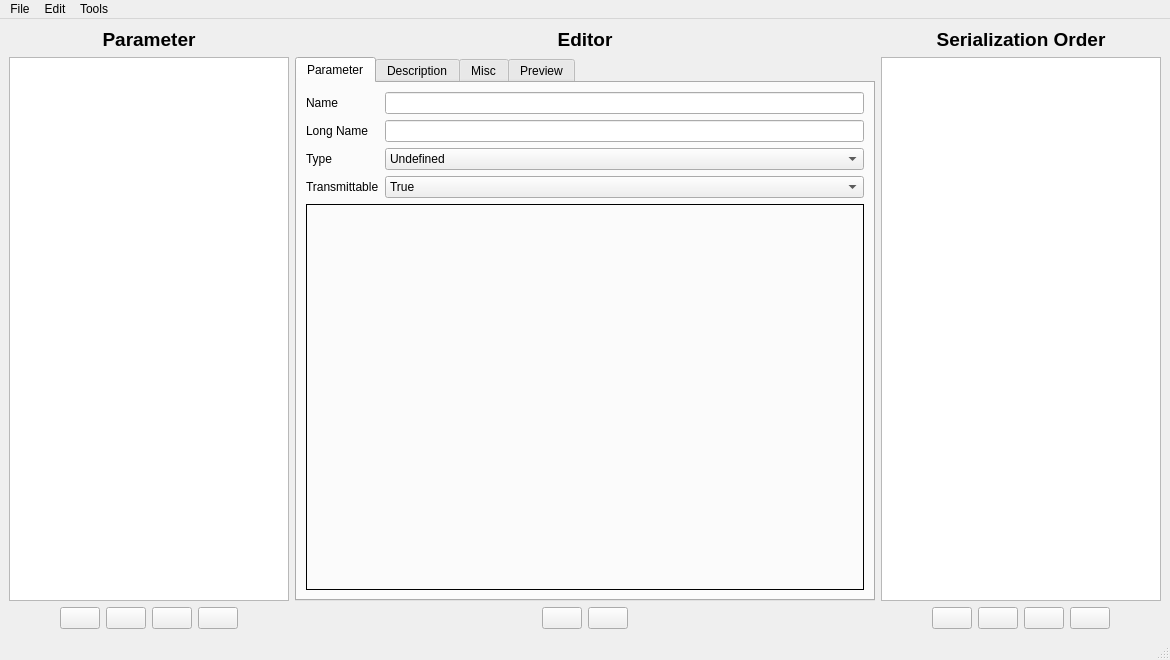
<?xml version="1.0" encoding="UTF-8"?>
<ui version="4.0">
 <class>ParameterEditor</class>
 <widget class="QMainWindow" name="ParameterEditor">
  <property name="geometry">
   <rect>
    <x>0</x>
    <y>0</y>
    <width>1170</width>
    <height>660</height>
   </rect>
  </property>
  <property name="windowTitle">
   <string>MaxkGo-BMS Parameter Editor</string>
  </property>
  <property name="windowIcon">
   <iconset resource="res.qrc">
    <normaloff>:/res/icons/Horizontal Settings Mixer-96.png</normaloff>:/res/icons/Horizontal Settings Mixer-96.png</iconset>
  </property>
  <widget class="QWidget" name="centralwidget">
   <layout class="QHBoxLayout" name="horizontalLayout_6" stretch="0,1,0">
    <item>
     <layout class="QVBoxLayout" name="verticalLayout_2">
      <item>
       <widget class="QLabel" name="label">
        <property name="text">
         <string>&lt;html&gt;&lt;head/&gt;&lt;body&gt;&lt;p&gt;&lt;span style=&quot; font-size:14pt; font-weight:600;&quot;&gt;Parameter&lt;/span&gt;&lt;/p&gt;&lt;/body&gt;&lt;/html&gt;</string>
        </property>
        <property name="alignment">
         <set>Qt::AlignCenter</set>
        </property>
       </widget>
      </item>
      <item>
       <widget class="QListWidget" name="paramList">
        <property name="minimumSize">
         <size>
          <width>280</width>
          <height>0</height>
         </size>
        </property>
        <property name="maximumSize">
         <size>
          <width>280</width>
          <height>16777215</height>
         </size>
        </property>
       </widget>
      </item>
      <item>
       <layout class="QHBoxLayout" name="horizontalLayout">
        <item>
         <spacer name="horizontalSpacer_3">
          <property name="orientation">
           <enum>Qt::Horizontal</enum>
          </property>
          <property name="sizeHint" stdset="0">
           <size>
            <width>40</width>
            <height>20</height>
           </size>
          </property>
         </spacer>
        </item>
        <item>
         <widget class="QPushButton" name="paramRemoveButton">
          <property name="toolTip">
           <string>Delete</string>
          </property>
          <property name="text">
           <string/>
          </property>
          <property name="icon">
           <iconset resource="res.qrc">
            <normaloff>:/res/icons/Delete-96.png</normaloff>:/res/icons/Delete-96.png</iconset>
          </property>
         </widget>
        </item>
        <item>
         <widget class="QPushButton" name="paramDownButton">
          <property name="toolTip">
           <string>Move down</string>
          </property>
          <property name="text">
           <string/>
          </property>
          <property name="icon">
           <iconset resource="res.qrc">
            <normaloff>:/res/icons/Down-96.png</normaloff>:/res/icons/Down-96.png</iconset>
          </property>
         </widget>
        </item>
        <item>
         <widget class="QPushButton" name="paramUpButton">
          <property name="toolTip">
           <string>Move up</string>
          </property>
          <property name="text">
           <string/>
          </property>
          <property name="icon">
           <iconset resource="res.qrc">
            <normaloff>:/res/icons/Up-96.png</normaloff>:/res/icons/Up-96.png</iconset>
          </property>
         </widget>
        </item>
        <item>
         <widget class="QPushButton" name="paramOpenButton">
          <property name="toolTip">
           <string>Open in editor</string>
          </property>
          <property name="text">
           <string/>
          </property>
          <property name="icon">
           <iconset resource="res.qrc">
            <normaloff>:/res/icons/Open Folder-96.png</normaloff>:/res/icons/Open Folder-96.png</iconset>
          </property>
         </widget>
        </item>
        <item>
         <spacer name="horizontalSpacer_4">
          <property name="orientation">
           <enum>Qt::Horizontal</enum>
          </property>
          <property name="sizeHint" stdset="0">
           <size>
            <width>40</width>
            <height>20</height>
           </size>
          </property>
         </spacer>
        </item>
       </layout>
      </item>
     </layout>
    </item>
    <item>
     <layout class="QVBoxLayout" name="verticalLayout_7">
      <item>
       <widget class="QLabel" name="label_16">
        <property name="text">
         <string>&lt;html&gt;&lt;head/&gt;&lt;body&gt;&lt;p&gt;&lt;span style=&quot; font-size:14pt; font-weight:600;&quot;&gt;Editor&lt;/span&gt;&lt;/p&gt;&lt;/body&gt;&lt;/html&gt;</string>
        </property>
        <property name="alignment">
         <set>Qt::AlignCenter</set>
        </property>
       </widget>
      </item>
      <item>
       <widget class="QTabWidget" name="tabWidget">
        <property name="currentIndex">
         <number>0</number>
        </property>
        <widget class="QWidget" name="tab">
         <attribute name="title">
          <string>Parameter</string>
         </attribute>
         <layout class="QVBoxLayout" name="verticalLayout_6">
          <item>
           <layout class="QGridLayout" name="gridLayout">
            <item row="2" column="0">
             <widget class="QLabel" name="label_5">
              <property name="text">
               <string>Type</string>
              </property>
             </widget>
            </item>
            <item row="1" column="0">
             <widget class="QLabel" name="label_4">
              <property name="text">
               <string>Long Name</string>
              </property>
             </widget>
            </item>
            <item row="1" column="1">
             <widget class="QLineEdit" name="longNameEdit"/>
            </item>
            <item row="0" column="1">
             <widget class="QLineEdit" name="nameEdit"/>
            </item>
            <item row="2" column="1">
             <widget class="QComboBox" name="typeBox">
              <item>
               <property name="text">
                <string>Undefined</string>
               </property>
              </item>
              <item>
               <property name="text">
                <string>Double</string>
               </property>
              </item>
              <item>
               <property name="text">
                <string>Int</string>
               </property>
              </item>
              <item>
               <property name="text">
                <string>String</string>
               </property>
              </item>
              <item>
               <property name="text">
                <string>Enum</string>
               </property>
              </item>
              <item>
               <property name="text">
                <string>Bool</string>
               </property>
              </item>
             </widget>
            </item>
            <item row="0" column="0">
             <widget class="QLabel" name="label_3">
              <property name="text">
               <string>Name</string>
              </property>
             </widget>
            </item>
            <item row="3" column="0">
             <widget class="QLabel" name="label_13">
              <property name="text">
               <string>Transmittable</string>
              </property>
             </widget>
            </item>
            <item row="3" column="1">
             <widget class="QComboBox" name="transmittableBox">
              <item>
               <property name="text">
                <string>True</string>
               </property>
              </item>
              <item>
               <property name="text">
                <string>False</string>
               </property>
              </item>
             </widget>
            </item>
           </layout>
          </item>
          <item>
           <widget class="QStackedWidget" name="stackedWidget">
            <property name="frameShape">
             <enum>QFrame::Box</enum>
            </property>
            <property name="currentIndex">
             <number>0</number>
            </property>
            <widget class="QWidget" name="page_2"/>
            <widget class="QWidget" name="page">
             <layout class="QVBoxLayout" name="verticalLayout_4">
              <item>
               <layout class="QGridLayout" name="gridLayout_2" columnstretch="0,0,0,0">
                <item row="5" column="0">
                 <widget class="QLabel" name="label_27">
                  <property name="text">
                   <string>Editor Decimals</string>
                  </property>
                 </widget>
                </item>
                <item row="1" column="1" colspan="3">
                 <widget class="QDoubleSpinBox" name="doubleMaxBox">
                  <property name="decimals">
                   <number>8</number>
                  </property>
                  <property name="minimum">
                   <double>-100000000000.000000000000000</double>
                  </property>
                  <property name="maximum">
                   <double>100000000000.000000000000000</double>
                  </property>
                  <property name="value">
                   <double>100.000000000000000</double>
                  </property>
                 </widget>
                </item>
                <item row="0" column="0">
                 <widget class="QLabel" name="label_6">
                  <property name="text">
                   <string>Default Value</string>
                  </property>
                 </widget>
                </item>
                <item row="1" column="0">
                 <widget class="QLabel" name="label_7">
                  <property name="text">
                   <string>Maximum Value</string>
                  </property>
                 </widget>
                </item>
                <item row="0" column="1" colspan="3">
                 <widget class="QDoubleSpinBox" name="doubleValBox">
                  <property name="decimals">
                   <number>8</number>
                  </property>
                  <property name="minimum">
                   <double>-10000000000.000000000000000</double>
                  </property>
                  <property name="maximum">
                   <double>10000000000.000000000000000</double>
                  </property>
                  <property name="value">
                   <double>0.000000000000000</double>
                  </property>
                 </widget>
                </item>
                <item row="7" column="1" colspan="3">
                 <widget class="QComboBox" name="doubleTxTypeBox">
                  <property name="currentIndex">
                   <number>0</number>
                  </property>
                  <item>
                   <property name="text">
                    <string>DOUBLE_16</string>
                   </property>
                  </item>
                  <item>
                   <property name="text">
                    <string>DOUBLE_32</string>
                   </property>
                  </item>
                  <item>
                   <property name="text">
                    <string>DOUBLE_32_AUTO</string>
                   </property>
                  </item>
                 </widget>
                </item>
                <item row="2" column="1" colspan="3">
                 <widget class="QDoubleSpinBox" name="doubleMinBox">
                  <property name="decimals">
                   <number>8</number>
                  </property>
                  <property name="minimum">
                   <double>-100000000000.000000000000000</double>
                  </property>
                  <property name="maximum">
                   <double>100000000000.000000000000000</double>
                  </property>
                  <property name="value">
                   <double>-100.000000000000000</double>
                  </property>
                 </widget>
                </item>
                <item row="6" column="1" colspan="3">
                 <widget class="QLineEdit" name="doubleSuffixEdit"/>
                </item>
                <item row="8" column="1">
                 <widget class="QDoubleSpinBox" name="doubleTxScaleBaseBox">
                  <property name="value">
                   <double>1.000000000000000</double>
                  </property>
                 </widget>
                </item>
                <item row="4" column="0">
                 <widget class="QLabel" name="label_10">
                  <property name="text">
                   <string>Editor Scale</string>
                  </property>
                 </widget>
                </item>
                <item row="7" column="0">
                 <widget class="QLabel" name="label_12">
                  <property name="text">
                   <string>TX Type</string>
                  </property>
                 </widget>
                </item>
                <item row="8" column="0">
                 <widget class="QLabel" name="doubleTxScaleLabel">
                  <property name="text">
                   <string>TX  Scale</string>
                  </property>
                 </widget>
                </item>
                <item row="8" column="2">
                 <widget class="QLabel" name="doubleTxScaleExpLabel">
                  <property name="sizePolicy">
                   <sizepolicy hsizetype="Fixed" vsizetype="Preferred">
                    <horstretch>0</horstretch>
                    <verstretch>0</verstretch>
                   </sizepolicy>
                  </property>
                  <property name="text">
                   <string>x 10^</string>
                  </property>
                 </widget>
                </item>
                <item row="8" column="3">
                 <widget class="QDoubleSpinBox" name="doubleTxScaleExpBox">
                  <property name="decimals">
                   <number>0</number>
                  </property>
                  <property name="minimum">
                   <double>-99.000000000000000</double>
                  </property>
                  <property name="maximum">
                   <double>99.000000000000000</double>
                  </property>
                 </widget>
                </item>
                <item row="3" column="0">
                 <widget class="QLabel" name="label_9">
                  <property name="text">
                   <string>Editor Step</string>
                  </property>
                 </widget>
                </item>
                <item row="2" column="0">
                 <widget class="QLabel" name="label_8">
                  <property name="text">
                   <string>Minimum Value</string>
                  </property>
                 </widget>
                </item>
                <item row="6" column="0">
                 <widget class="QLabel" name="label_11">
                  <property name="text">
                   <string>Suffix</string>
                  </property>
                 </widget>
                </item>
                <item row="4" column="1">
                 <widget class="QDoubleSpinBox" name="doubleEditorScaleBox">
                  <property name="decimals">
                   <number>8</number>
                  </property>
                  <property name="maximum">
                   <double>100000000.000000000000000</double>
                  </property>
                  <property name="value">
                   <double>1.000000000000000</double>
                  </property>
                 </widget>
                </item>
                <item row="4" column="2" colspan="2">
                 <widget class="QCheckBox" name="doubleEditPercentageBox">
                  <property name="text">
                   <string>Edit as Percentage</string>
                  </property>
                 </widget>
                </item>
                <item row="3" column="1">
                 <widget class="QDoubleSpinBox" name="doubleStep">
                  <property name="decimals">
                   <number>8</number>
                  </property>
                  <property name="maximum">
                   <double>100000000.000000000000000</double>
                  </property>
                  <property name="value">
                   <double>1.000000000000000</double>
                  </property>
                 </widget>
                </item>
                <item row="3" column="2" colspan="2">
                 <widget class="QCheckBox" name="doubleShowDisplayBox">
                  <property name="text">
                   <string>Show Display</string>
                  </property>
                 </widget>
                </item>
                <item row="5" column="1" colspan="3">
                 <widget class="QSpinBox" name="doubleDecimalsBox">
                  <property name="maximum">
                   <number>10</number>
                  </property>
                  <property name="value">
                   <number>2</number>
                  </property>
                 </widget>
                </item>
               </layout>
              </item>
              <item>
               <spacer name="verticalSpacer">
                <property name="orientation">
                 <enum>Qt::Vertical</enum>
                </property>
                <property name="sizeHint" stdset="0">
                 <size>
                  <width>20</width>
                  <height>149</height>
                 </size>
                </property>
               </spacer>
              </item>
             </layout>
            </widget>
            <widget class="QWidget" name="page_3">
             <layout class="QVBoxLayout" name="verticalLayout_10">
              <item>
               <layout class="QGridLayout" name="gridLayout_3">
                <item row="0" column="0">
                 <widget class="QLabel" name="label_21">
                  <property name="text">
                   <string>Default Value</string>
                  </property>
                 </widget>
                </item>
                <item row="0" column="1" colspan="2">
                 <widget class="QSpinBox" name="intValBox">
                  <property name="minimum">
                   <number>-100000000</number>
                  </property>
                  <property name="maximum">
                   <number>100000000</number>
                  </property>
                 </widget>
                </item>
                <item row="1" column="0">
                 <widget class="QLabel" name="label_22">
                  <property name="text">
                   <string>Max</string>
                  </property>
                 </widget>
                </item>
                <item row="1" column="1" colspan="2">
                 <widget class="QSpinBox" name="intMaxBox">
                  <property name="minimum">
                   <number>-100000000</number>
                  </property>
                  <property name="maximum">
                   <number>100000000</number>
                  </property>
                  <property name="value">
                   <number>5000</number>
                  </property>
                 </widget>
                </item>
                <item row="2" column="0">
                 <widget class="QLabel" name="label_19">
                  <property name="text">
                   <string>Min</string>
                  </property>
                 </widget>
                </item>
                <item row="2" column="1" colspan="2">
                 <widget class="QSpinBox" name="intMinBox">
                  <property name="minimum">
                   <number>-100000000</number>
                  </property>
                  <property name="maximum">
                   <number>100000000</number>
                  </property>
                  <property name="value">
                   <number>-5000</number>
                  </property>
                 </widget>
                </item>
                <item row="3" column="0">
                 <widget class="QLabel" name="label_20">
                  <property name="text">
                   <string>Editor Step</string>
                  </property>
                 </widget>
                </item>
                <item row="4" column="0">
                 <widget class="QLabel" name="label_18">
                  <property name="text">
                   <string>Editor Scale</string>
                  </property>
                 </widget>
                </item>
                <item row="4" column="2">
                 <widget class="QCheckBox" name="intEditPercentageBox">
                  <property name="text">
                   <string>Edit as Percentage</string>
                  </property>
                 </widget>
                </item>
                <item row="5" column="0">
                 <widget class="QLabel" name="label_15">
                  <property name="text">
                   <string>Suffix</string>
                  </property>
                 </widget>
                </item>
                <item row="6" column="0">
                 <widget class="QLabel" name="label_17">
                  <property name="text">
                   <string>TX Type</string>
                  </property>
                 </widget>
                </item>
                <item row="6" column="1" colspan="2">
                 <widget class="QComboBox" name="intTxTypeBox">
                  <item>
                   <property name="text">
                    <string>UINT_8</string>
                   </property>
                  </item>
                  <item>
                   <property name="text">
                    <string>INT_8</string>
                   </property>
                  </item>
                  <item>
                   <property name="text">
                    <string>UINT_16</string>
                   </property>
                  </item>
                  <item>
                   <property name="text">
                    <string>INT_16</string>
                   </property>
                  </item>
                  <item>
                   <property name="text">
                    <string>UINT_32</string>
                   </property>
                  </item>
                  <item>
                   <property name="text">
                    <string>INT_32</string>
                   </property>
                  </item>
                 </widget>
                </item>
                <item row="5" column="1" colspan="2">
                 <widget class="QLineEdit" name="intSuffixEdit"/>
                </item>
                <item row="3" column="1">
                 <widget class="QSpinBox" name="intStepBox">
                  <property name="minimum">
                   <number>-100000000</number>
                  </property>
                  <property name="maximum">
                   <number>100000000</number>
                  </property>
                  <property name="value">
                   <number>1</number>
                  </property>
                 </widget>
                </item>
                <item row="3" column="2">
                 <widget class="QCheckBox" name="intShowDisplayBox">
                  <property name="text">
                   <string>Show Display</string>
                  </property>
                 </widget>
                </item>
                <item row="4" column="1">
                 <widget class="QDoubleSpinBox" name="intEditorScaleBox">
                  <property name="decimals">
                   <number>8</number>
                  </property>
                  <property name="maximum">
                   <double>100000000.000000000000000</double>
                  </property>
                  <property name="value">
                   <double>1.000000000000000</double>
                  </property>
                 </widget>
                </item>
               </layout>
              </item>
              <item>
               <spacer name="verticalSpacer_2">
                <property name="orientation">
                 <enum>Qt::Vertical</enum>
                </property>
                <property name="sizeHint" stdset="0">
                 <size>
                  <width>20</width>
                  <height>76</height>
                 </size>
                </property>
               </spacer>
              </item>
             </layout>
            </widget>
            <widget class="QWidget" name="page_4">
             <layout class="QVBoxLayout" name="verticalLayout_12">
              <item>
               <layout class="QHBoxLayout" name="horizontalLayout_4">
                <item>
                 <widget class="QLabel" name="label_23">
                  <property name="text">
                   <string>Default Value</string>
                  </property>
                 </widget>
                </item>
                <item>
                 <widget class="QLineEdit" name="stringValEdit"/>
                </item>
               </layout>
              </item>
              <item>
               <spacer name="verticalSpacer_3">
                <property name="orientation">
                 <enum>Qt::Vertical</enum>
                </property>
                <property name="sizeHint" stdset="0">
                 <size>
                  <width>20</width>
                  <height>394</height>
                 </size>
                </property>
               </spacer>
              </item>
             </layout>
            </widget>
            <widget class="QWidget" name="page_5">
             <layout class="QVBoxLayout" name="verticalLayout_13">
              <item>
               <widget class="QListWidget" name="enumList"/>
              </item>
              <item>
               <layout class="QHBoxLayout" name="horizontalLayout_5">
                <item>
                 <spacer name="horizontalSpacer">
                  <property name="orientation">
                   <enum>Qt::Horizontal</enum>
                  </property>
                  <property name="sizeHint" stdset="0">
                   <size>
                    <width>40</width>
                    <height>20</height>
                   </size>
                  </property>
                 </spacer>
                </item>
                <item>
                 <widget class="QPushButton" name="enumRemoveButton">
                  <property name="toolTip">
                   <string>Delete</string>
                  </property>
                  <property name="text">
                   <string/>
                  </property>
                  <property name="icon">
                   <iconset resource="res.qrc">
                    <normaloff>:/res/icons/Delete-96.png</normaloff>:/res/icons/Delete-96.png</iconset>
                  </property>
                 </widget>
                </item>
                <item>
                 <widget class="QPushButton" name="enumMoveDownButton">
                  <property name="toolTip">
                   <string>Move down</string>
                  </property>
                  <property name="text">
                   <string/>
                  </property>
                  <property name="icon">
                   <iconset resource="res.qrc">
                    <normaloff>:/res/icons/Down-96.png</normaloff>:/res/icons/Down-96.png</iconset>
                  </property>
                 </widget>
                </item>
                <item>
                 <widget class="QPushButton" name="enumMoveUpButton">
                  <property name="toolTip">
                   <string>Move up</string>
                  </property>
                  <property name="text">
                   <string/>
                  </property>
                  <property name="icon">
                   <iconset resource="res.qrc">
                    <normaloff>:/res/icons/Up-96.png</normaloff>:/res/icons/Up-96.png</iconset>
                  </property>
                 </widget>
                </item>
                <item>
                 <widget class="QPushButton" name="enumAddButton">
                  <property name="toolTip">
                   <string>Add new</string>
                  </property>
                  <property name="text">
                   <string/>
                  </property>
                  <property name="icon">
                   <iconset resource="res.qrc">
                    <normaloff>:/res/icons/Plus Math-96.png</normaloff>:/res/icons/Plus Math-96.png</iconset>
                  </property>
                 </widget>
                </item>
                <item>
                 <spacer name="horizontalSpacer_8">
                  <property name="orientation">
                   <enum>Qt::Horizontal</enum>
                  </property>
                  <property name="sizeHint" stdset="0">
                   <size>
                    <width>40</width>
                    <height>20</height>
                   </size>
                  </property>
                 </spacer>
                </item>
               </layout>
              </item>
             </layout>
            </widget>
            <widget class="QWidget" name="page_6">
             <layout class="QVBoxLayout" name="verticalLayout_5">
              <item>
               <layout class="QHBoxLayout" name="horizontalLayout_7" stretch="0,1">
                <item>
                 <widget class="QLabel" name="label_24">
                  <property name="text">
                   <string>Default Value</string>
                  </property>
                 </widget>
                </item>
                <item>
                 <widget class="QComboBox" name="boolBox">
                  <item>
                   <property name="text">
                    <string>False</string>
                   </property>
                  </item>
                  <item>
                   <property name="text">
                    <string>True</string>
                   </property>
                  </item>
                 </widget>
                </item>
               </layout>
              </item>
              <item>
               <spacer name="verticalSpacer_4">
                <property name="orientation">
                 <enum>Qt::Vertical</enum>
                </property>
                <property name="sizeHint" stdset="0">
                 <size>
                  <width>20</width>
                  <height>288</height>
                 </size>
                </property>
               </spacer>
              </item>
             </layout>
            </widget>
           </widget>
          </item>
         </layout>
        </widget>
        <widget class="QWidget" name="tab_2">
         <attribute name="title">
          <string>Description</string>
         </attribute>
         <layout class="QVBoxLayout" name="verticalLayout_3">
          <item>
           <widget class="MRichTextEdit" name="descriptionEdit" native="true"/>
          </item>
         </layout>
        </widget>
        <widget class="QWidget" name="tab_3">
         <attribute name="title">
          <string>Misc</string>
         </attribute>
         <layout class="QVBoxLayout" name="verticalLayout_8">
          <item>
           <layout class="QGridLayout" name="gridLayout_4">
            <item row="0" column="0">
             <widget class="QLabel" name="label_25">
              <property name="text">
               <string>C Define</string>
              </property>
             </widget>
            </item>
            <item row="0" column="1">
             <widget class="QLineEdit" name="cDefineEdit"/>
            </item>
           </layout>
          </item>
          <item>
           <spacer name="verticalSpacer_5">
            <property name="orientation">
             <enum>Qt::Vertical</enum>
            </property>
            <property name="sizeHint" stdset="0">
             <size>
              <width>20</width>
              <height>415</height>
             </size>
            </property>
           </spacer>
          </item>
         </layout>
        </widget>
        <widget class="QWidget" name="tab_4">
         <attribute name="title">
          <string>Preview</string>
         </attribute>
         <layout class="QVBoxLayout" name="verticalLayout_9">
          <item>
           <widget class="QLabel" name="label_26">
            <property name="text">
             <string>&lt;html&gt;&lt;head/&gt;&lt;body&gt;&lt;p&gt;This is what the editor of this parameter is going to look like. This preview is updated when a parameter is opened for editing, and when changes are saved.&lt;/p&gt;&lt;/body&gt;&lt;/html&gt;</string>
            </property>
            <property name="alignment">
             <set>Qt::AlignCenter</set>
            </property>
            <property name="wordWrap">
             <bool>true</bool>
            </property>
           </widget>
          </item>
          <item>
           <widget class="ParamTable" name="previewTable"/>
          </item>
         </layout>
        </widget>
       </widget>
      </item>
      <item>
       <layout class="QHBoxLayout" name="horizontalLayout_3">
        <item>
         <spacer name="horizontalSpacer_2">
          <property name="orientation">
           <enum>Qt::Horizontal</enum>
          </property>
          <property name="sizeHint" stdset="0">
           <size>
            <width>40</width>
            <height>20</height>
           </size>
          </property>
         </spacer>
        </item>
        <item>
         <widget class="QPushButton" name="paramResetButton">
          <property name="sizePolicy">
           <sizepolicy hsizetype="Fixed" vsizetype="Fixed">
            <horstretch>0</horstretch>
            <verstretch>0</verstretch>
           </sizepolicy>
          </property>
          <property name="toolTip">
           <string>Reset editor</string>
          </property>
          <property name="text">
           <string/>
          </property>
          <property name="icon">
           <iconset resource="res.qrc">
            <normaloff>:/res/icons/Delete-96.png</normaloff>:/res/icons/Delete-96.png</iconset>
          </property>
         </widget>
        </item>
        <item>
         <widget class="QPushButton" name="paramSaveButton">
          <property name="sizePolicy">
           <sizepolicy hsizetype="Fixed" vsizetype="Fixed">
            <horstretch>0</horstretch>
            <verstretch>0</verstretch>
           </sizepolicy>
          </property>
          <property name="toolTip">
           <string>&lt;html&gt;&lt;head/&gt;&lt;body&gt;&lt;p&gt;Save changes (or make new parameter if this name does not exist)&lt;/p&gt;&lt;/body&gt;&lt;/html&gt;</string>
          </property>
          <property name="text">
           <string/>
          </property>
          <property name="icon">
           <iconset resource="res.qrc">
            <normaloff>:/res/icons/Save-96.png</normaloff>:/res/icons/Save-96.png</iconset>
          </property>
          <property name="shortcut">
           <string>Ctrl+S</string>
          </property>
         </widget>
        </item>
        <item>
         <spacer name="horizontalSpacer_7">
          <property name="orientation">
           <enum>Qt::Horizontal</enum>
          </property>
          <property name="sizeHint" stdset="0">
           <size>
            <width>40</width>
            <height>20</height>
           </size>
          </property>
         </spacer>
        </item>
       </layout>
      </item>
     </layout>
    </item>
    <item>
     <layout class="QVBoxLayout" name="verticalLayout">
      <item>
       <widget class="QLabel" name="label_2">
        <property name="text">
         <string>&lt;html&gt;&lt;head/&gt;&lt;body&gt;&lt;p&gt;&lt;span style=&quot; font-size:14pt; font-weight:600;&quot;&gt;Serialization Order&lt;/span&gt;&lt;/p&gt;&lt;/body&gt;&lt;/html&gt;</string>
        </property>
        <property name="alignment">
         <set>Qt::AlignCenter</set>
        </property>
       </widget>
      </item>
      <item>
       <widget class="QListWidget" name="paramSerialOrderList">
        <property name="minimumSize">
         <size>
          <width>280</width>
          <height>0</height>
         </size>
        </property>
        <property name="maximumSize">
         <size>
          <width>280</width>
          <height>16777215</height>
         </size>
        </property>
       </widget>
      </item>
      <item>
       <layout class="QHBoxLayout" name="horizontalLayout_2">
        <item>
         <spacer name="horizontalSpacer_5">
          <property name="orientation">
           <enum>Qt::Horizontal</enum>
          </property>
          <property name="sizeHint" stdset="0">
           <size>
            <width>40</width>
            <height>20</height>
           </size>
          </property>
         </spacer>
        </item>
        <item>
         <widget class="QPushButton" name="serRemoveButton">
          <property name="toolTip">
           <string>Delete</string>
          </property>
          <property name="text">
           <string/>
          </property>
          <property name="icon">
           <iconset resource="res.qrc">
            <normaloff>:/res/icons/Delete-96.png</normaloff>:/res/icons/Delete-96.png</iconset>
          </property>
         </widget>
        </item>
        <item>
         <widget class="QPushButton" name="serDownButton">
          <property name="toolTip">
           <string>Move down</string>
          </property>
          <property name="text">
           <string/>
          </property>
          <property name="icon">
           <iconset resource="res.qrc">
            <normaloff>:/res/icons/Down-96.png</normaloff>:/res/icons/Down-96.png</iconset>
          </property>
         </widget>
        </item>
        <item>
         <widget class="QPushButton" name="serUpButton">
          <property name="toolTip">
           <string>Move up</string>
          </property>
          <property name="text">
           <string/>
          </property>
          <property name="icon">
           <iconset resource="res.qrc">
            <normaloff>:/res/icons/Up-96.png</normaloff>:/res/icons/Up-96.png</iconset>
          </property>
         </widget>
        </item>
        <item>
         <widget class="QPushButton" name="serAddButton">
          <property name="toolTip">
           <string>Add new</string>
          </property>
          <property name="text">
           <string/>
          </property>
          <property name="icon">
           <iconset resource="res.qrc">
            <normaloff>:/res/icons/Plus Math-96.png</normaloff>:/res/icons/Plus Math-96.png</iconset>
          </property>
         </widget>
        </item>
        <item>
         <spacer name="horizontalSpacer_6">
          <property name="orientation">
           <enum>Qt::Horizontal</enum>
          </property>
          <property name="sizeHint" stdset="0">
           <size>
            <width>40</width>
            <height>20</height>
           </size>
          </property>
         </spacer>
        </item>
       </layout>
      </item>
     </layout>
    </item>
   </layout>
  </widget>
  <widget class="QMenuBar" name="menubar">
   <property name="geometry">
    <rect>
     <x>0</x>
     <y>0</y>
     <width>1170</width>
     <height>25</height>
    </rect>
   </property>
   <widget class="QMenu" name="menuFile">
    <property name="title">
     <string>File</string>
    </property>
    <addaction name="actionLoad_XML"/>
    <addaction name="actionSave_XML_as"/>
   </widget>
   <widget class="QMenu" name="menuEdit">
    <property name="title">
     <string>Edit</string>
    </property>
    <addaction name="actionDeleteAll"/>
   </widget>
   <widget class="QMenu" name="menuTools">
    <property name="title">
     <string>Tools</string>
    </property>
    <addaction name="actionCalculatePacketSize"/>
   </widget>
   <addaction name="menuFile"/>
   <addaction name="menuEdit"/>
   <addaction name="menuTools"/>
  </widget>
  <widget class="QStatusBar" name="statusBar"/>
  <action name="actionLoad_XML">
   <property name="icon">
    <iconset resource="res.qrc">
     <normaloff>:/res/icons/Open Folder-96.png</normaloff>:/res/icons/Open Folder-96.png</iconset>
   </property>
   <property name="text">
    <string>Load XML</string>
   </property>
  </action>
  <action name="actionSave_XML_as">
   <property name="icon">
    <iconset resource="res.qrc">
     <normaloff>:/res/icons/Save as-96.png</normaloff>:/res/icons/Save as-96.png</iconset>
   </property>
   <property name="text">
    <string>Save XML as...</string>
   </property>
  </action>
  <action name="actionDeleteAll">
   <property name="icon">
    <iconset resource="res.qrc">
     <normaloff>:/res/icons/Delete-96.png</normaloff>:/res/icons/Delete-96.png</iconset>
   </property>
   <property name="text">
    <string>Delete All Data</string>
   </property>
  </action>
  <action name="actionCalculatePacketSize">
   <property name="icon">
    <iconset resource="res.qrc">
     <normaloff>:/res/icons/Calculator-96.png</normaloff>:/res/icons/Calculator-96.png</iconset>
   </property>
   <property name="text">
    <string>Calculate Packet Size</string>
   </property>
  </action>
 </widget>
 <customwidgets>
  <customwidget>
   <class>ParamTable</class>
   <extends>QTableWidget</extends>
   <header>widgets/paramtable.h</header>
  </customwidget>
  <customwidget>
   <class>MRichTextEdit</class>
   <extends>QWidget</extends>
   <header>widgets/mrichtextedit.h</header>
   <container>1</container>
  </customwidget>
 </customwidgets>
 <resources>
  <include location="res.qrc"/>
 </resources>
 <connections>
  <connection>
   <sender>typeBox</sender>
   <signal>currentIndexChanged(int)</signal>
   <receiver>stackedWidget</receiver>
   <slot>setCurrentIndex(int)</slot>
   <hints>
    <hint type="sourcelabel">
     <x>588</x>
     <y>203</y>
    </hint>
    <hint type="destinationlabel">
     <x>587</x>
     <y>226</y>
    </hint>
   </hints>
  </connection>
 </connections>
</ui>
